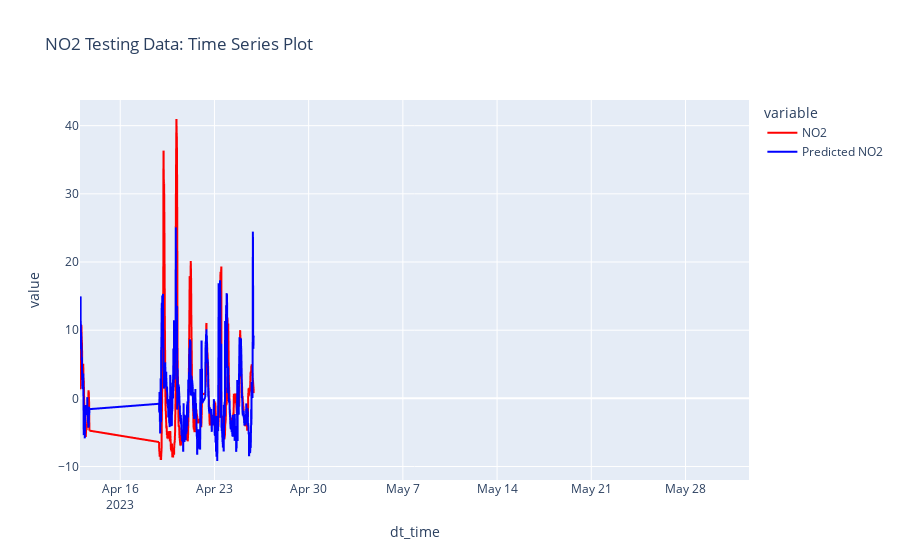

This figure's notebook cell:
### Code cell
#Time Series Plot for testing data for NO2
y_pred_testNO2 = pd.DataFrame(y_pred_testNO2, columns = ['Predicted NO2'])
dt_time1 = testing_setNO2['dt_time']
df_timeseriesNO2testing = pd.concat([y_pred_testNO2.reset_index(), dt_time.reset_index(), y_testNO2.reset_index()], axis=1)
px.line(df_timeseriesNO2testing, x='dt_time', y = ['NO2', 'Predicted NO2'], 
        labels = {'x': 'Date', 'y': 'NO2'}, title = 'NO2 Testing Data: Time Series Plot', color_discrete_sequence = ['red', 'blue'])

### Figure 1 — Plotly figure (JSON) as saved in the notebook; plotly's stock layout.template omitted (floating-point values rounded to 4 significant figures; data arrays with more than 128 entries replaced by an {"elided": "..."} marker saying what was removed)
{"data": [{"hovertemplate": "variable=NO2<br>dt_time=%{x}<br>value=%{y}<extra></extra>", "legendgroup": "NO2", "line": {"color": "red", "dash": "solid"}, "marker": {"symbol": "circle"}, "mode": "lines", "name": "NO2", "showlegend": true, "type": "scattergl", "x": {"elided": "2618 str values"}, "xaxis": "x", "y": {"elided": "2618 float values"}, "yaxis": "y"}, {"hovertemplate": "variable=Predicted NO2<br>dt_time=%{x}<br>value=%{y}<extra></extra>", "legendgroup": "Predicted NO2", "line": {"color": "blue", "dash": "solid"}, "marker": {"symbol": "circle"}, "mode": "lines", "name": "Predicted NO2", "showlegend": true, "type": "scattergl", "x": {"elided": "2618 str values"}, "xaxis": "x", "y": {"elided": "2618 float values"}, "yaxis": "y"}], "layout": {"legend": {"title": {"text": "variable"}, "tracegroupgap": 0}, "title": {"text": "NO2 Testing Data: Time Series Plot"}, "xaxis": {"anchor": "y", "domain": [0, 1], "title": {"text": "dt_time"}}, "yaxis": {"anchor": "x", "domain": [0, 1], "title": {"text": "value"}}}}
